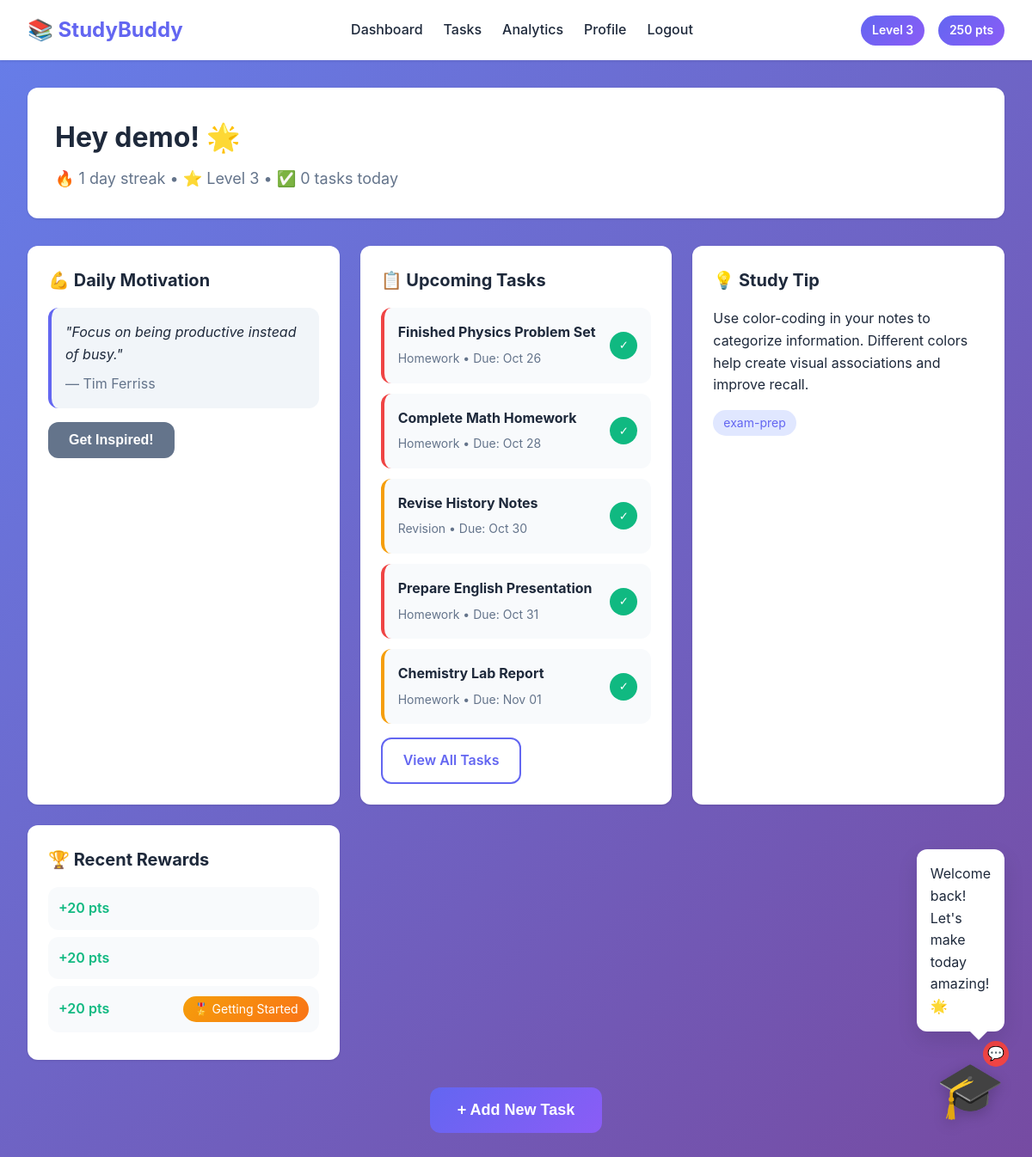
The app's page /dashboard/ (signed in) with its own data.
### core/models.py (models this page shows, shortened)
class UserProfile(models.Model):
    user = models.OneToOneField(User, on_delete=models.CASCADE, related_name='profile')
    profile_image = models.ImageField(upload_to='profiles/', null=True, blank=True)
    level = models.IntegerField(default=1)
    total_points = models.IntegerField(default=0)
    streak_count = models.IntegerField(default=0)
    last_activity_date = models.DateField(null=True, blank=True)

class Quote(models.Model):
    CATEGORY_CHOICES = [
        ('motivation', 'Motivation'),
        ('focus', 'Focus'),
        ('time-management', 'Time Management'),
    ]
    content = models.TextField()
    author = models.CharField(max_length=100)
    category = models.CharField(max_length=30, choices=CATEGORY_CHOICES, default='motivation')
    date_added = models.DateTimeField(auto_now_add=True)

class Task(models.Model):
    CATEGORY_CHOICES = [
        ('homework', 'Homework'),
        ('reading', 'Reading'),
        ('revision', 'Revision'),
        ('other', 'Other'),
    ]
    PRIORITY_CHOICES = [
        ('low', 'Low'),
        ('medium', 'Medium'),
        ('high', 'High'),
    ]
    user = models.ForeignKey(User, on_delete=models.CASCADE, related_name='tasks')
    title = models.CharField(max_length=200)
    description = models.TextField(blank=True)
    category = models.CharField(max_length=20, choices=CATEGORY_CHOICES, default='other')
    priority = models.CharField(max_length=20, choices=PRIORITY_CHOICES, default='medium')
    due_date = models.DateTimeField()
    is_completed = models.BooleanField(default=False)
    created_at = models.DateTimeField(auto_now_add=True)
    completed_at = models.DateTimeField(null=True, blank=True)
    class Meta:
        ordering = ['-created_at']

class StudyTip(models.Model):
    DIFFICULTY_CHOICES = [
        ('easy', 'Easy'),
        ('moderate', 'Moderate'),
        ('hard', 'Hard'),
    ]
    content = models.TextField()
    difficulty_level = models.CharField(max_length=20, choices=DIFFICULTY_CHOICES, default='moderate')
    context_tag = models.CharField(max_length=50)
    date_added = models.DateTimeField(auto_now_add=True)

class Reward(models.Model):
    user = models.ForeignKey(User, on_delete=models.CASCADE, related_name='rewards')
    task = models.ForeignKey(Task, on_delete=models.SET_NULL, null=True, blank=True)
    points_earned = models.IntegerField(default=0)
    badge_name = models.CharField(max_length=100, null=True, blank=True)
    date_awarded = models.DateTimeField(auto_now_add=True)
    class Meta:
        ordering = ['-date_awarded']

### core/views.py (the view)
# urls.py: path('dashboard/', views.dashboard_view, name='dashboard'),
@login_required
def dashboard_view(request):
    tasks = Task.objects.filter(user=request.user, is_completed=False).order_by('due_date')[:5]
    recent_rewards = Reward.objects.filter(user=request.user)[:3]
    completed_today = Task.objects.filter(
        user=request.user,
        is_completed=True,
        completed_at__date=timezone.now().date()
    ).count()
    quote = Quote.objects.order_by('?').first()
    tip = StudyTip.objects.order_by('?').first()
    context = {
        'tasks': tasks,
        'recent_rewards': recent_rewards,
        'completed_today': completed_today,
        'quote': quote,
        'tip': tip,
        'profile': request.user.profile,
    }
    return render(request, 'dashboard.html', context)

### templates/dashboard.html (shortened to what this page needs)
{% extends 'base.html' %}
{% block content %}
<div class="dashboard">
    <div class="welcome-section">
        <h1>Hey {{ user.username }}! 🌟</h1>
        <p class="streak-text">
            🔥 {{ profile.streak_count }} day streak •
            ⭐ Level {{ profile.level }} •
            ✅ {{ completed_today }} tasks today
        </p>
    </div>
    <div class="dashboard-grid">
        <div class="card motivation-card">
            <h2>💪 Daily Motivation</h2>
            {% if quote %}
            <blockquote class="quote">
                "{{ quote.content }}"
                <footer>— {{ quote.author }}</footer>
            </blockquote>
            {% endif %}
            <button onclick="getNewMotivation()" class="btn btn-secondary">Get Inspired!</button>
        </div>
        <div class="card tasks-card">
            <h2>📋 Upcoming Tasks</h2>
            {% if tasks %}
            <ul class="task-list">
                {% for task in tasks %}
                <li class="task-item priority-{{ task.priority }}">
                    <div class="task-info">
                        <strong>{{ task.title }}</strong>
                        <span class="task-meta">{{ task.category|title }} • Due: {{ task.due_date|date:"M d" }}</span>
                    </div>
                    <button onclick="completeTask({{ task.id }})" class="btn-icon">✓</button>
                </li>
                {% endfor %}
            </ul>
            {% else %}
            <p class="empty-state">No pending tasks. You're all caught up! 🎉</p>
            {% endif %}
            <a href="{% url 'tasks' %}" class="btn btn-outline">View All Tasks</a>
        </div>
        <div class="card tips-card">
            <h2>💡 Study Tip</h2>
            {% if tip %}
            <p class="tip-content">{{ tip.content }}</p>
            <span class="tip-tag">{{ tip.context_tag }}</span>
            {% endif %}
        </div>
        <div class="card rewards-card">
            <h2>🏆 Recent Rewards</h2>
            {% if recent_rewards %}
            <ul class="rewards-list">
                {% for reward in recent_rewards %}
                <li class="reward-item">
                    <span class="reward-points">+{{ reward.points_earned }} pts</span>
                    {% if reward.badge_name %}
                    <span class="badge">🎖️ {{ reward.badge_name }}</span>
                    {% endif %}
                </li>
                {% endfor %}
            </ul>
            {% else %}
            <p class="empty-state">Complete tasks to earn rewards! 🎁</p>
            {% endif %}
        </div>
    </div>
    <div class="quick-add">
        <button onclick="showTaskModal()" class="btn btn-primary btn-large">+ Add New Task</button>
    </div>
</div>
{% endblock %}

### templates/base.html (shortened to what this page needs)
{% load static %}
<!DOCTYPE html>
<html lang="en">
<head>
    <link rel="stylesheet" href="/static/css/style.css">
</head>
<body>
    {% if user.is_authenticated %}
    <nav class="navbar">
        <div class="nav-container">
            <div class="nav-brand">
                <span class="logo">📚 StudyBuddy</span>
            </div>
            <div class="nav-links">
                <a href="{% url 'dashboard' %}" class="nav-link">Dashboard</a>
                <a href="{% url 'tasks' %}" class="nav-link">Tasks</a>
                <a href="{% url 'analytics' %}" class="nav-link">Analytics</a>
                <a href="{% url 'profile' %}" class="nav-link">Profile</a>
                <a href="{% url 'logout' %}" onclick="return confirm('Are you sure you want to log out?');" class="nav-link">Logout</a>
            </div>
            <div class="nav-user">
                <span class="level-badge">Level {{ user.profile.level }}</span>
                <span class="points-badge">{{ user.profile.total_points }} pts</span>
            </div>
        </div>
    </nav>
    {% endif %}
<div id="mascot" class="mascot">
    <div class="chat-badge" id="chatBadge">💬</div>
    <div id="mascot-message" class="mascot-message"></div>
    <div class="mascot-face" onclick="toggleChat()">🎓</div>
</div>
    <main class="container">
        {% block content %}{% endblock %}
    </main>
</body>
</html>

### records on screen
UserProfile: streak_count "1", level "3"
Quote: content "Focus on being productive instead of busy.", author "Tim Ferriss"
Task: title "Finished Physics Problem Set", category "Homework", due_date "Oct 26"
Task: title "Complete Math Homework", category "Homework", due_date "Oct 28"
Task: title "Revise History Notes", category "Revision", due_date "Oct 30"
Task: title "Prepare English Presentation", category "Homework", due_date "Oct 31"
Task: title "Chemistry Lab Report", category "Homework", due_date "Nov 01"
StudyTip: content "Use color-coding in your notes to categorize information. Different colors help create visual associations and improve recall.", context_tag "exam-prep"
Reward: points_earned "20"
Reward: points_earned "20"
Reward: points_earned "20", badge_name "Getting Started"

### other values on screen
{{ user.profile.level }} "3"
{{ user.profile.total_points }} "250"
{{ user.username }} "demo"
{{ completed_today }} "0"
